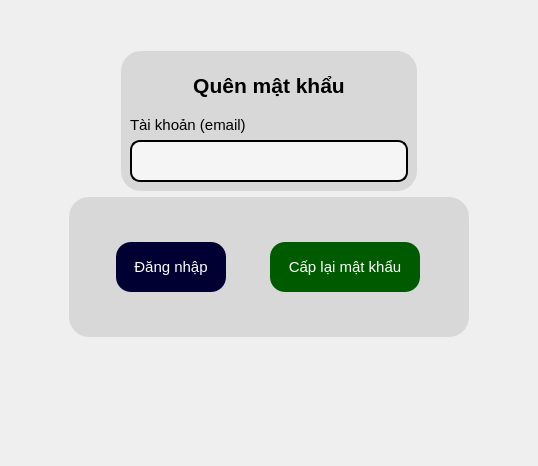
      <widget class="QWidget" name="trang_quen_mk">
       <layout class="QGridLayout" name="gridLayout_4">
        <item row="0" column="0">
         <layout class="QHBoxLayout" name="horizontalLayout_8">
          <item>
           <spacer name="horizontalSpacer_7">
            <property name="orientation">
             <enum>Qt::Horizontal</enum>
            </property>
            <property name="sizeHint" stdset="0">
             <size>
              <width>58</width>
              <height>18</height>
             </size>
            </property>
           </spacer>
          </item>
          <item>
           <layout class="QVBoxLayout" name="verticalLayout_11">
            <item>
             <spacer name="verticalSpacer_5">
              <property name="orientation">
               <enum>Qt::Vertical</enum>
              </property>
              <property name="sizeHint" stdset="0">
               <size>
                <width>20</width>
                <height>40</height>
               </size>
              </property>
             </spacer>
            </item>
            <item>
             <layout class="QHBoxLayout" name="horizontalLayout_9">
              <item>
               <widget class="QFrame" name="frame_7">
                <property name="sizePolicy">
                 <sizepolicy hsizetype="Maximum" vsizetype="Expanding">
                  <horstretch>0</horstretch>
                  <verstretch>0</verstretch>
                 </sizepolicy>
                </property>
                <property name="minimumSize">
                 <size>
                  <width>0</width>
                  <height>0</height>
                 </size>
                </property>
                <property name="styleSheet">
                 <string notr="true">border-color: rgb(0, 0, 0);
background-color: rgb(216, 216, 216);
border-radius: 20px;</string>
                </property>
                <property name="frameShape">
                 <enum>QFrame::StyledPanel</enum>
                </property>
                <property name="frameShadow">
                 <enum>QFrame::Raised</enum>
                </property>
                <layout class="QVBoxLayout" name="verticalLayout_12">
                 <item>
                  <widget class="QLabel" name="label_13">
                   <property name="minimumSize">
                    <size>
                     <width>278</width>
                     <height>50</height>
                    </size>
                   </property>
                   <property name="maximumSize">
                    <size>
                     <width>16777215</width>
                     <height>50</height>
                    </size>
                   </property>
                   <property name="font">
                    <font>
                     <family>Tahoma</family>
                     <pointsize>16</pointsize>
                     <weight>75</weight>
                     <bold>true</bold>
                    </font>
                   </property>
                   <property name="text">
                    <string>Quên mật khẩu</string>
                   </property>
                   <property name="alignment">
                    <set>Qt::AlignCenter</set>
                   </property>
                  </widget>
                 </item>
                 <item>
                  <widget class="QLabel" name="label_14">
                   <property name="sizePolicy">
                    <sizepolicy hsizetype="Maximum" vsizetype="Maximum">
                     <horstretch>0</horstretch>
                     <verstretch>0</verstretch>
                    </sizepolicy>
                   </property>
                   <property name="font">
                    <font>
                     <pointsize>11</pointsize>
                    </font>
                   </property>
                   <property name="text">
                    <string>Tài khoản (email)</string>
                   </property>
                  </widget>
                 </item>
                 <item>
                  <widget class="QLineEdit" name="edt_tk_quenmk">
                   <property name="sizePolicy">
                    <sizepolicy hsizetype="Expanding" vsizetype="Fixed">
                     <horstretch>0</horstretch>
                     <verstretch>0</verstretch>
                    </sizepolicy>
                   </property>
                   <property name="font">
                    <font>
                     <family>Arial,sans-serif</family>
                     <pointsize>-1</pointsize>
                    </font>
                   </property>
                   <property name="styleSheet">
                    <string notr="true">QLineEdit {
                border: 2px solid black;
                border-radius: 10px;
                padding: 10px;
                background-color: #f5f5f5;
                color: #333;
                font-family: Arial, sans-serif;
                font-size: 14px;
            }
            QLineEdit:focus {
                border: 2px solid black;
            }</string>
                   </property>
                  </widget>
                 </item>
                </layout>
               </widget>
              </item>
             </layout>
            </item>
            <item>
             <widget class="QFrame" name="frame_9">
              <property name="minimumSize">
               <size>
                <width>400</width>
                <height>140</height>
               </size>
              </property>
              <property name="styleSheet">
               <string notr="true">border-color: rgb(0, 0, 0);
background-color: rgb(216, 216, 216);
border-radius: 20px;</string>
              </property>
              <property name="frameShape">
               <enum>QFrame::StyledPanel</enum>
              </property>
              <property name="frameShadow">
               <enum>QFrame::Raised</enum>
              </property>
              <layout class="QHBoxLayout" name="horizontalLayout_10">
               <item>
                <widget class="QPushButton" name="btn_dn_quen">
                 <property name="maximumSize">
                  <size>
                   <width>110</width>
                   <height>50</height>
                  </size>
                 </property>
                 <property name="font">
                  <font>
                   <pointsize>11</pointsize>
                  </font>
                 </property>
                 <property name="styleSheet">
                  <string notr="true">QPushButton {
    background-color: rgb(0, 0, 50);
    color: rgb(255, 255, 255);
    border-radius: 15px;
}

QPushButton:hover {
    background-color: rgb(109, 109, 109);
	
	
}
</string>
                 </property>
                 <property name="text">
                  <string>Đăng nhập</string>
                 </property>
                </widget>
               </item>
               <item>
                <widget class="QPushButton" name="btn_xn_clmk">
                 <property name="sizePolicy">
                  <sizepolicy hsizetype="Preferred" vsizetype="Fixed">
                   <horstretch>0</horstretch>
                   <verstretch>0</verstretch>
                  </sizepolicy>
                 </property>
                 <property name="maximumSize">
                  <size>
                   <width>150</width>
                   <height>50</height>
                  </size>
                 </property>
                 <property name="font">
                  <font>
                   <pointsize>11</pointsize>
                  </font>
                 </property>
                 <property name="styleSheet">
                  <string notr="true">QPushButton {
    background-color: rgb(0, 90, 0);
    color: rgb(255, 255, 255);
    border-radius: 15px;
}

QPushButton:hover {
    background-color: green;
}
</string>
                 </property>
                 <property name="text">
                  <string>Cấp lại mật khẩu</string>
                 </property>
                </widget>
               </item>
              </layout>
             </widget>
            </item>
            <item>
             <spacer name="verticalSpacer_6">
              <property name="orientation">
               <enum>Qt::Vertical</enum>
              </property>
              <property name="sizeHint" stdset="0">
               <size>
                <width>20</width>
                <height>118</height>
               </size>
              </property>
             </spacer>
            </item>
           </layout>
          </item>
          <item>
           <spacer name="horizontalSpacer_9">
            <property name="orientation">
             <enum>Qt::Horizontal</enum>
            </property>
            <property name="sizeHint" stdset="0">
             <size>
              <width>58</width>
              <height>18</height>
             </size>
            </property>
           </spacer>
          </item>
         </layout>
        </item>
       </layout>
      </widget>
